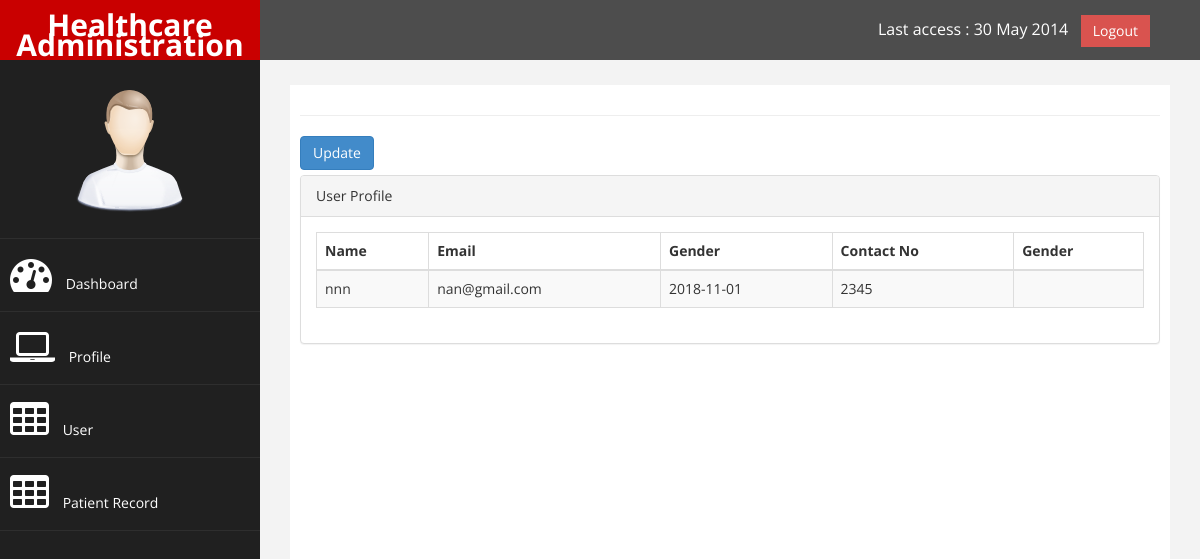
The app's page /profile.php with its own data.
### tables this page shows
CREATE TABLE `profile` (
  `name` varchar(200) NOT NULL,
  `email` varchar(200) NOT NULL,
  `gender` enum('m','f') NOT NULL,
  `birthdate` date NOT NULL,
  `contact_no` varchar(150) NOT NULL
);

### profile.php (the view, shortened to what this page needs)
<?php
include("connect.php");
$profile=mysqli_query($connection, 'select * from profile');
$result=mysqli_fetch_array($profile, MYSQLI_ASSOC);
$name=$result['name'];
$email=$result['email'];
$gender=$result['gender'];
$birthdate=$result['birthdate'];
$contact_no=$result['contact_no'];
?>
<!DOCTYPE html>
<html xmlns="http://www.w3.org/1999/xhtml">
<head>
    <link href="assets/css/bootstrap.css" rel="stylesheet" />
    <link href="assets/css/font-awesome.css" rel="stylesheet" />
    <link href="assets/css/custom.css" rel="stylesheet" />
</head>
<body>
    <div id="wrapper">
        <nav class="navbar navbar-default navbar-cls-top " role="navigation" style="margin-bottom: 0">
            <div class="navbar-header">
                <a class="navbar-brand" href="dashboard.php">Healthcare Administration</a>
            </div>
  <div style="color: white;
padding: 15px 50px 5px 50px;
float: right;
font-size: 16px;"> Last access : 30 May 2014 &nbsp; <a href="index.php" class="btn btn-danger square-btn-adjust">Logout</a> </div>
        </nav>
                <nav class="navbar-default navbar-side" role="navigation">
            <div class="sidebar-collapse">
                <ul class="nav" id="main-menu">
                <li class="text-center">
                    <img src="assets/img/find_user.png" class="user-image img-responsive"/>
                    </li>
                    <li>
                        <a href="dashboard.php"><i class="fa fa-dashboard fa-3x"></i> Dashboard</a>
                    </li>
                    <li>
                        <a href="profile.php"><i class="fa fa-laptop fa-3x"></i> Profile</a>
                    </li>
                    <li>
                        <a href="user.php"><i class="fa fa-table fa-3x"></i> User </a>
                    </li>
                  <li>
                        <a href="patient.php"><i class="fa fa-table fa-3x"></i> Patient Record</a>
                    </li>
                </ul>
            </div>
        </nav>
        <div id="page-wrapper" >
            <div id="page-inner">
                 <hr />
               <div class="row">
                <div class="col-md-12">
                    <a href="updateProfile.php" class="btn btn-primary" style="margin-bottom: 5px">Update</a>
                    <div class="panel panel-default">
                        <div class="panel-heading">
                             User Profile
                        </div>
                        <div class="panel-body">
                            <div class="table-responsive">
                                <table class="table table-striped table-bordered table-hover" id="dataTables-example">
                                   <thead>
                                        <tr>
                                            <th>Name</th>
                                            <th>Email</th>
                                            <th>Gender</th>
                                            <th>Contact No</th>
                                            <th>Gender</th>
                                        </tr>
                                    </thead>
                                    <tbody>
                                        <tr>
                                            <td><?php echo $name ?></td>
                                            <td><?php echo $email ?></td>
                                            <td><?php echo $birthdate ?></td>
                                            <td><?php echo $contact_no ?></td>
                                            <td><?php echo $gender ?></td>
                                        </tr>
                                    </tbody>
    </div>
            </div>
        </div>
</body>
</html>

### assets/css/custom.css (style rules this page uses)
body { font-family: 'Open Sans', sans-serif; }
#wrapper { width: 100%; background:#202020; }
#page-wrapper { padding: 15px 15px; min-height: 600px; background:#F3F3F3; }
#page-inner { width:100%; margin:10px 20px 10px 0px; background-color:#fff!important; padding:10px; min-height:1200px; }
.text-center { text-align:center; }
.square-btn-adjust { border: 0px solid transparent; -webkit-border-radius: 0px; -moz-border-radius: 0px; border-radius: 0px; }
.user-image { margin: 25px auto; -webkit-border-radius: 10px; -moz-border-radius: 10px; border-radius: 10px; max-height:170px; max-width:170px; }
.navbar-cls-top .navbar-brand { color: #fff; background: #C90000; width: 260px; text-align: center; height: 60px; font-size: 30px; font-weight: 700; }
.sidebar-collapse , .sidebar-collapse .nav { background:none; }
.sidebar-collapse .nav { padding:0; }
.sidebar-collapse .nav > li > a { color:#fff; background:#202020; text-shadow:none; }
.sidebar-collapse > .nav > li > a { padding:15px 10px; }
.sidebar-collapse > .nav > li { border-bottom: 1px solid rgba(107, 108, 109, 0.19); }
.navbar-side { border:none; background-color: #202020; }
.navbar-cls-top { background:#4D4D4D; border-bottom:none; }
.navbar-default { border:0px solid black; }
.navbar-header { background: #A70303; }
.nav > li > a > i { margin-right:10px; }
@media (min-width:768px) { #page-wrapper { margin: 0 0 0 260px; padding: 15px 30px; min-height: 1200px; } }
@media (min-width:768px) { .navbar-side { z-index: 1; position: absolute; width: 260px; } }
@media (min-width:768px) { .navbar { border-radius: 0px; } }

### records on screen
profile: name "nnn", email "nan@gmail.com", birthdate "2018-11-01", contact_no "2345"
